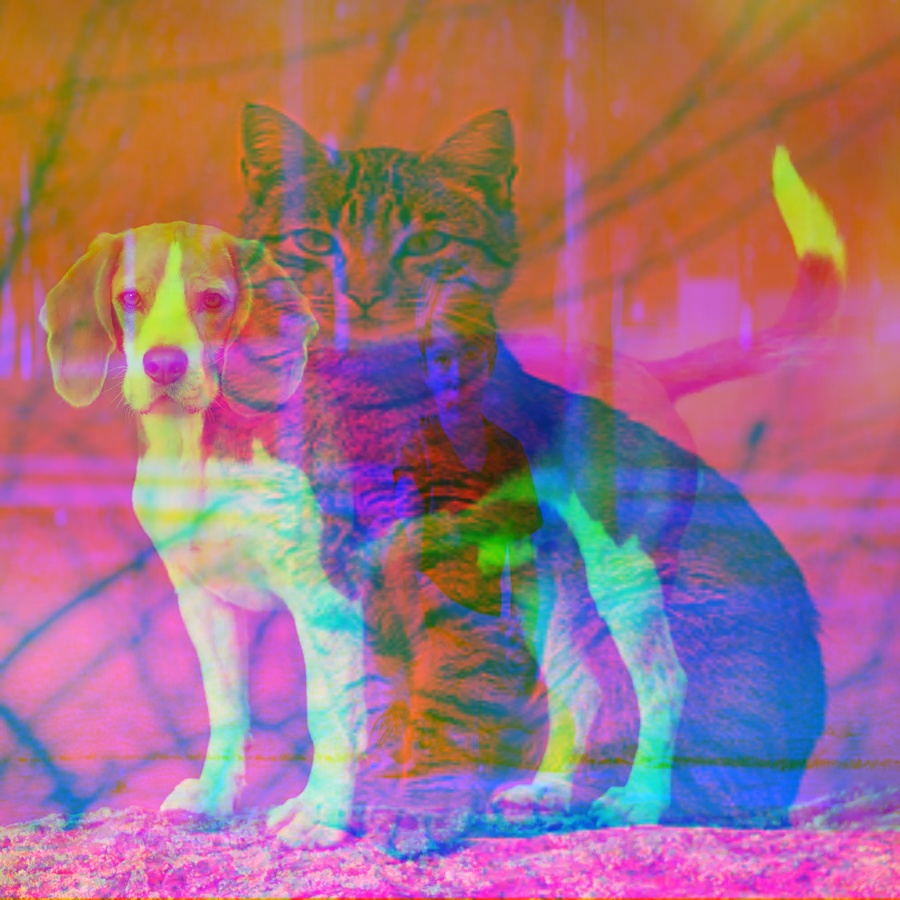
#> input picture images/combined.jpg, 900 x 900 px
$ python exercise_3.py
#> lines starting #> are read from the running program, lines starting #| are printed output that depends on the picture
import cv2

# Cargando la imagen combinada
combined_image = cv2.imread("images/combined.jpg")
#> combined_image is the input picture: shape (900, 900, 3); mean B, G, R 127.9, 112.9, 161.7
if combined_image is None:
    print("Error: could not load combined.jpg")
    exit()

# Convirtiendo a negativo
negative_image = 255 - combined_image
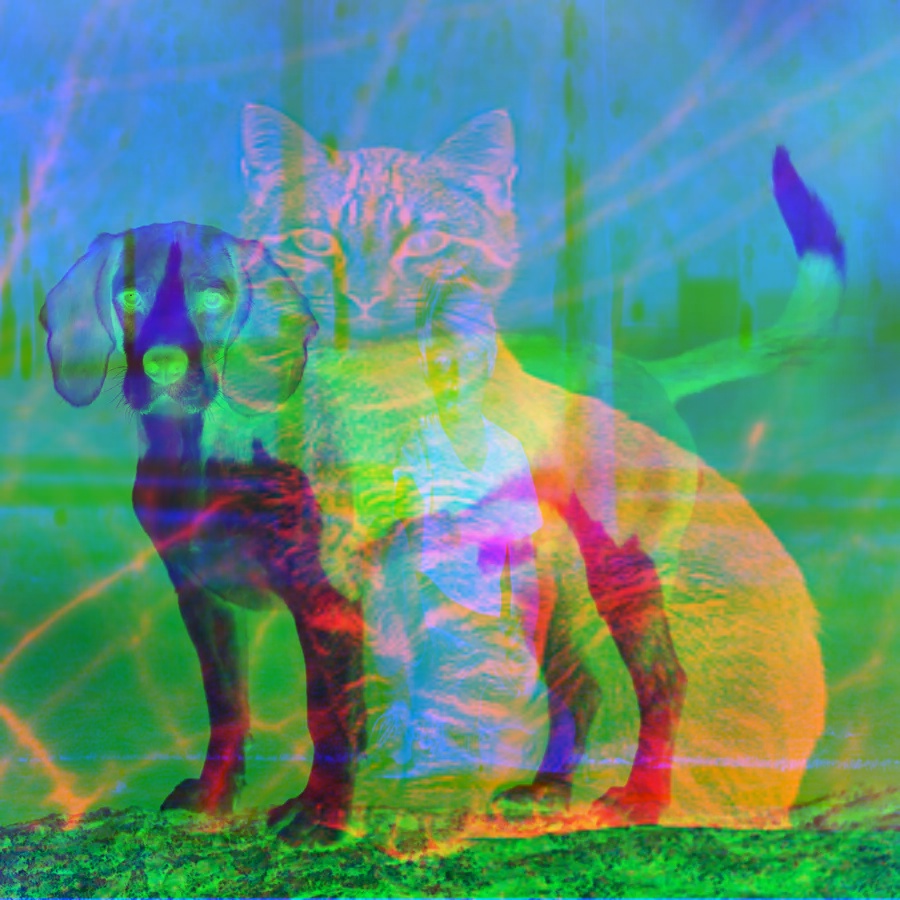
#> negative_image: shape (900, 900, 3); mean B, G, R 127.1, 142.1, 93.3

cv2.imshow("Negative", negative_image)
cv2.waitKey(0)
cv2.destroyAllWindows()

cv2.imwrite("images/combined_negative.jpg", negative_image)

# Convirtiendo a escala de grises
gray_image = cv2.imread("images/combined.jpg", cv2.IMREAD_GRAYSCALE)
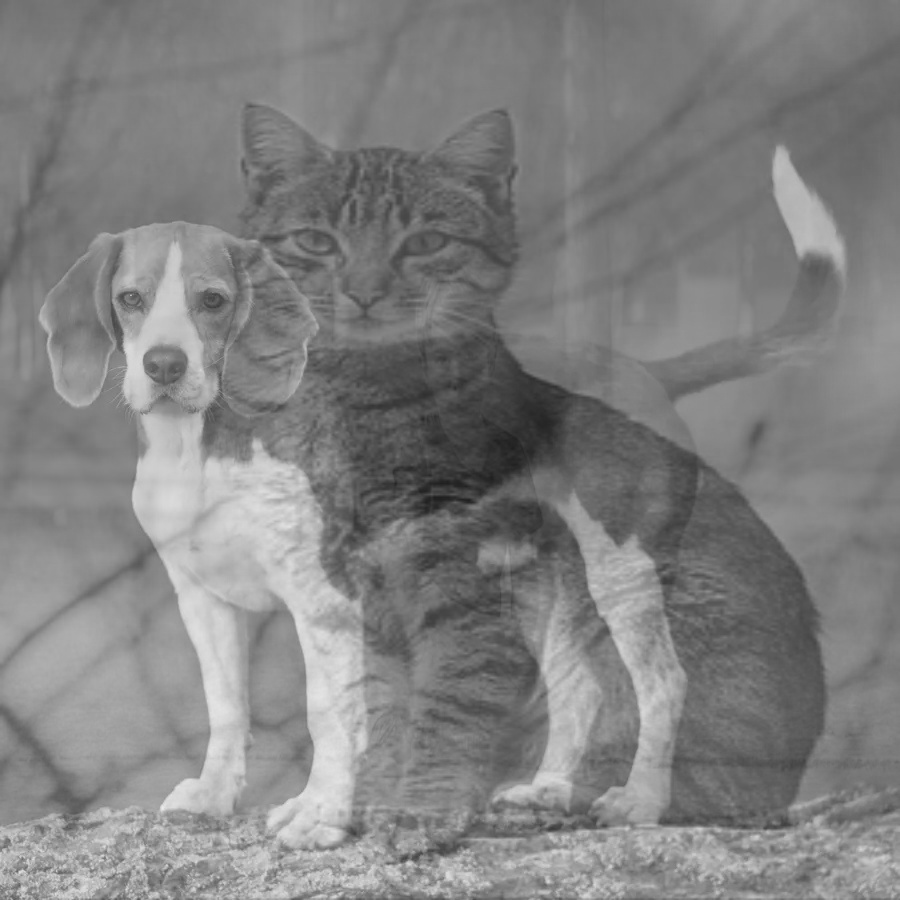
#> gray_image: shape (900, 900); min 30, max 236, mean 129.2

# Mostrando resultado
cv2.imshow("Grayscale", gray_image)
cv2.waitKey(0)
cv2.destroyAllWindows()

# Guardando imagen
cv2.imwrite("images/combined_gray.jpg", gray_image)

$ run again, with images/cat.jpg copied over images/combined.jpg
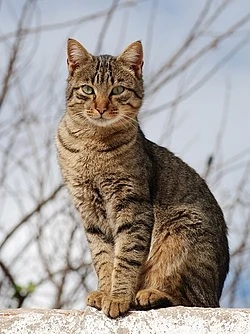
#> input picture images/cat.jpg, 250 x 334 px
#> combined_image is the input picture: shape (334, 250, 3); mean B, G, R 150.5, 155, 161.8
#> `negative_image = 255 - combined_image`:
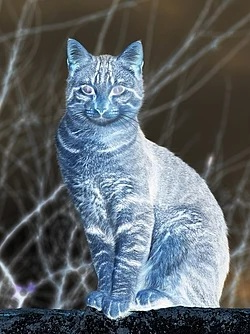
#> negative_image: shape (334, 250, 3); mean B, G, R 104.5, 100, 93.2
#> `gray_image = cv2.imread("images/combined.jpg", cv2.IMREAD_GRAYSCALE)`:
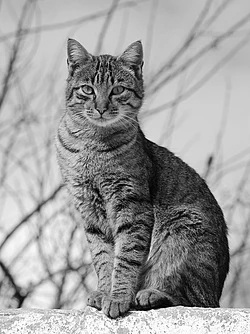
#> gray_image: shape (334, 250); min 0, max 255, mean 156.5

$ run again, with images/dog.jpg copied over images/combined.jpg
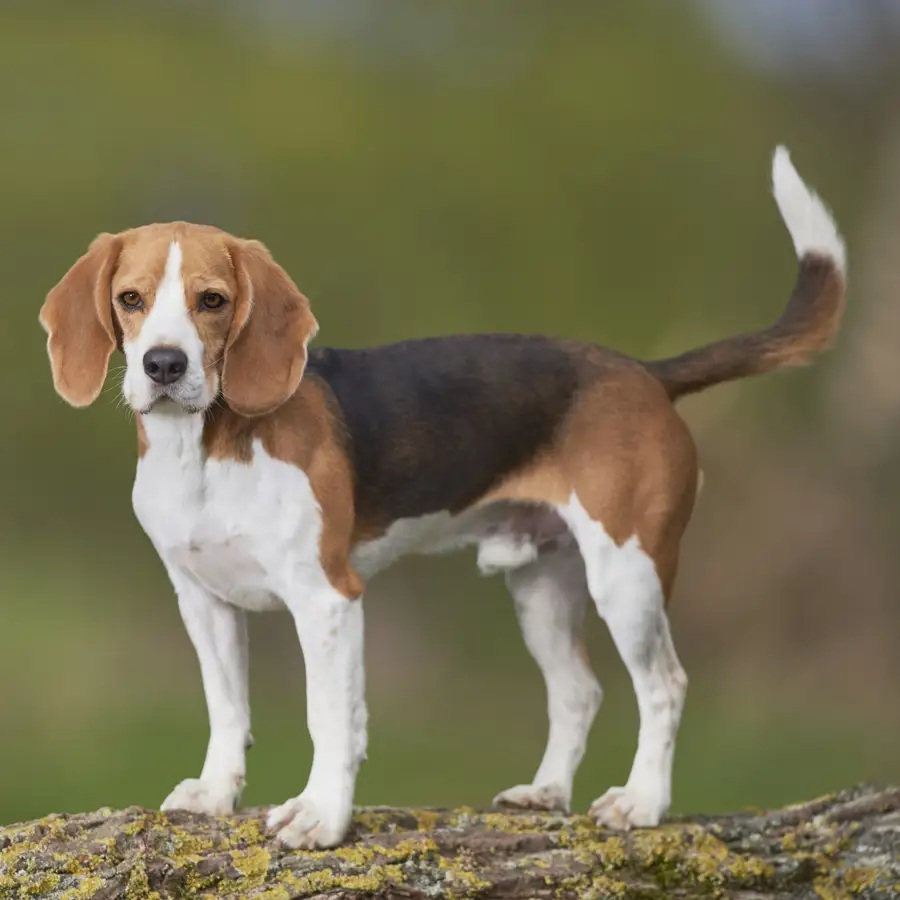
#> input picture images/dog.jpg, 900 x 900 px
#> combined_image is the input picture: shape (900, 900, 3); mean B, G, R 82.9, 112.9, 118.9
#> `negative_image = 255 - combined_image`:
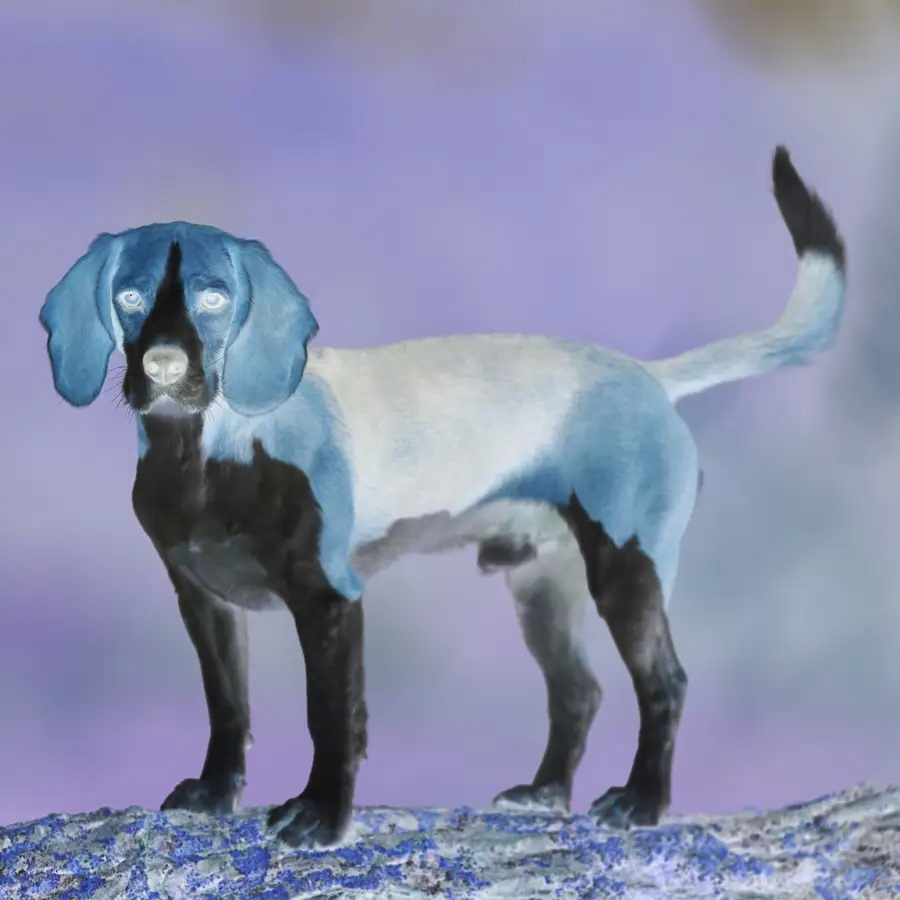
#> negative_image: shape (900, 900, 3); mean B, G, R 172.1, 142.1, 136.1
#> `gray_image = cv2.imread("images/combined.jpg", cv2.IMREAD_GRAYSCALE)`:
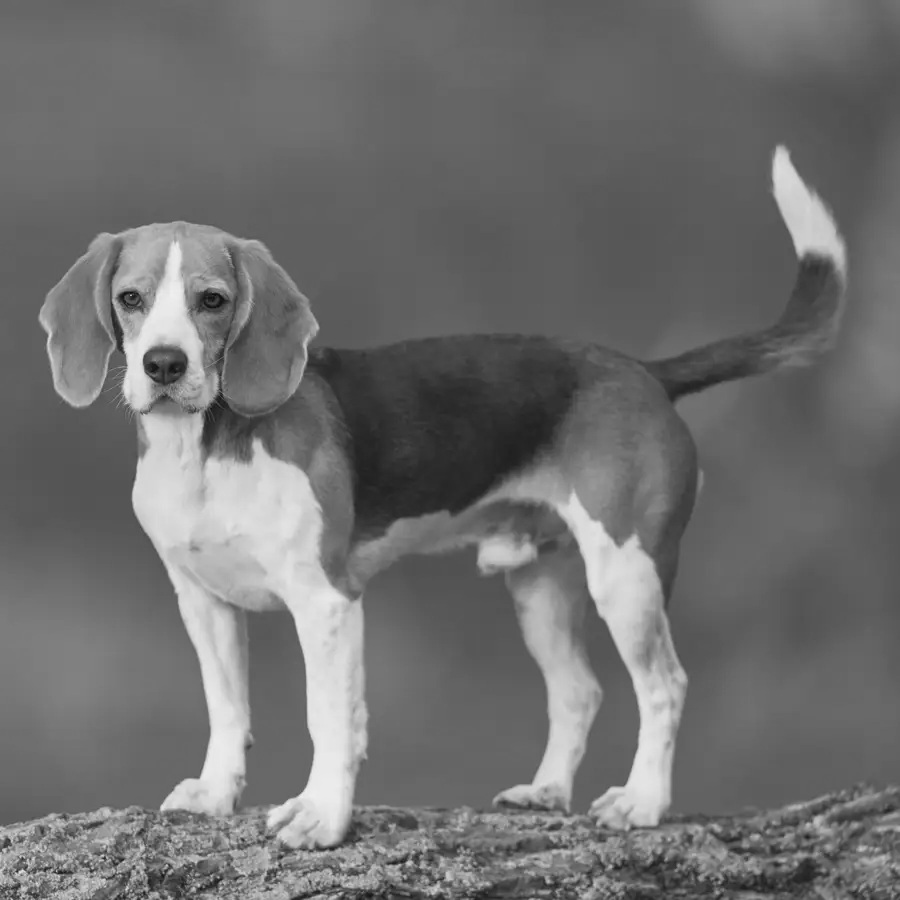
#> gray_image: shape (900, 900); min 11, max 242, mean 111.3
